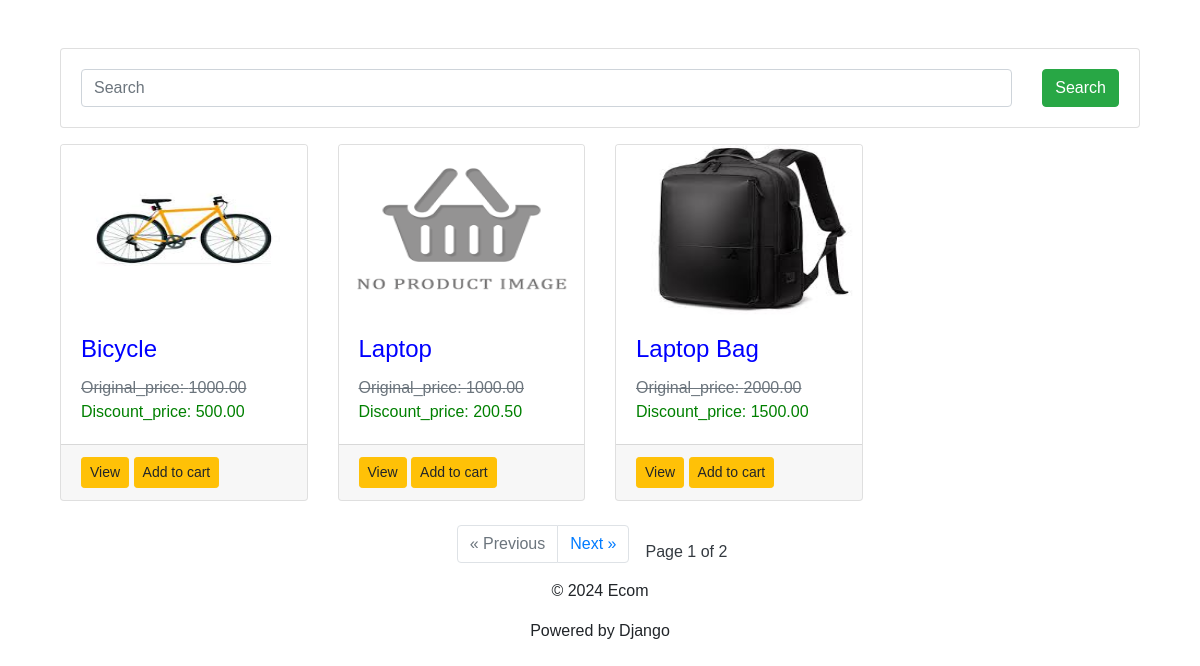
Page /shop/ on the earlier database version.
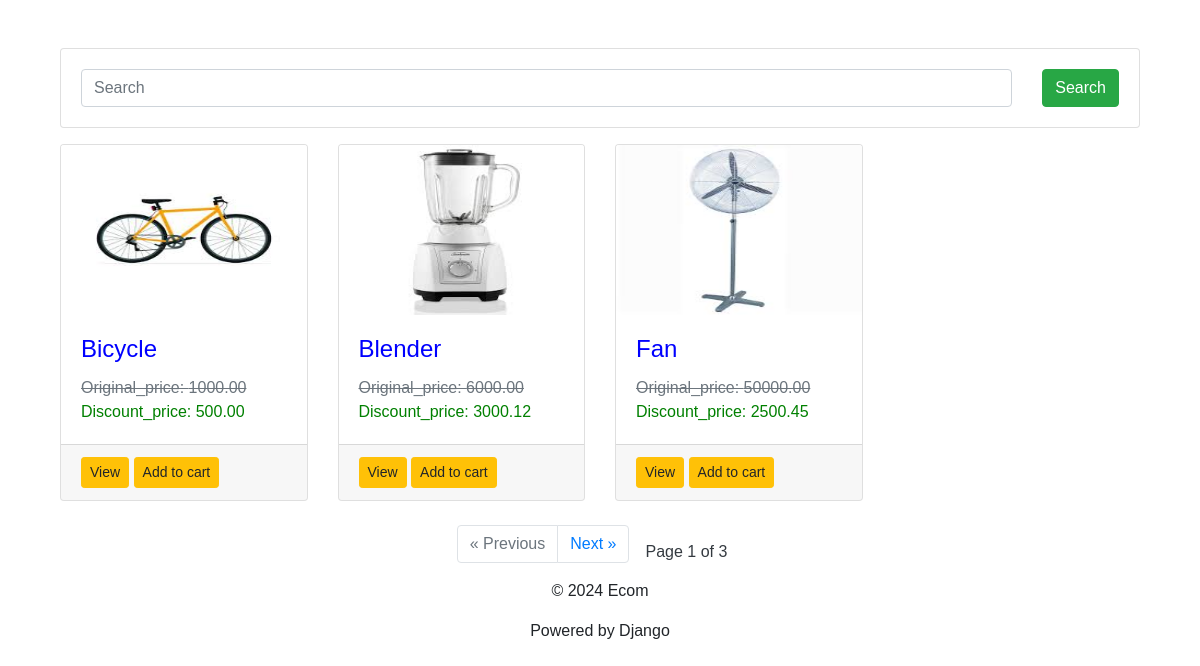
Same page on the later database version.
### shop/models.py (models this page shows, shortened)
class Product(models.Model):
    title = models.CharField(max_length=255)
    price = models.DecimalField(max_digits=10, decimal_places=2)
    discount_price = models.DecimalField(
        max_digits=10, decimal_places=2, blank=True, null=True
    )
    category = models.CharField(max_length=255)
    description = models.TextField()
    image_url = models.ImageField(
        upload_to="product_images/", default="product_images/default.png"
    )
    class Meta:
        verbose_name_plural = "Products"
        verbose_name = "Product"
        ordering = ["title"]

### shop/views.py (the view, shortened to what this page needs)
# urls.py: path("", views.index, name="home"),
def index(request):
    products = Product.objects.all()
    q = request.GET.get("q")
    pagiantor = Paginator(products, 3)
    page = request.GET.get("page")
    products = pagiantor.get_page(page)
    context = {
    "products": products,
    "q": q
}
    return render(request, "shop/index.html", context)

### shop/templates/shop/index.html
{% extends 'base.html' %} {% block content %}
<div class="container mt-5">
  <div class="row mb-3">
    <div class="col-md-12">
      <div class="card card-sm">
        <div class="card-body row no-gutters align-items-center">
          <div class="col">
            <form class="row" method="GET" action="#">
              <div class="col">
                <input
                  type="search"
                  name="q"
                  class="form-control form-control-borderless"
                  placeholder="Search"
                />
              </div>
              <div class="col-auto">
                <button class="btn btn-success" type="submit">Search</button>
              </div>
            </form>
          </div>
        </div>
      </div>
    </div>
  </div>
  <div class="row">
    {% for product in products %}
    <div class="col-md-3">
      <div class="card mb-4">
        <img
          src="{{ product.image_url.url }}"
          alt="{{ product.title }}"
          class="card-img-top img-fluid"
          style="width: 250px; height: 170px; object-fit: fill"
        />
        <div class="card-body">
          <h4 class="card-title">{{ product.title }}</h4>
          {% if product.discount_price %}
          <p class="card-text">
            <span class="text-muted"
              ><del>Original_price: {{ product.price }}</del></span
            >
            <strong>Discount_price: {{ product.discount_price }}</strong>
          </p>
          {% else %}
          <p class="card-text"><strong>{{ product.price }}</strong></p>
          {% endif %}
        </div>
        <div class="card-footer">
          <a
            href="{% url 'product_detail' product.id %}"
            class="btn btn-warning btn-sm"
            >View</a
          >
          <a href="#" class="btn btn-warning btn-sm">Add to cart</a>
        </div>
      </div>
    </div>
    {% endfor %}
  </div>
  {% include 'paginator.html' %}
</div>
{% endblock %}

### shop/templates/base.html (shortened to what this page needs)
<!DOCTYPE html>
{% load static %}
<html lang="en">
  <head>
    <link
      rel="stylesheet"
      href="https://cdn.jsdelivr.net/npm/bootstrap@4.0.0/dist/css/bootstrap.min.css"
    />
    <link rel="stylesheet" href="{% static 'css/style.css' %}" />
  </head>
  <body>
    <div class="container">{% block content %}{% endblock %}</div>
    <footer class="text-center">
      <p>&copy; 2024 Ecom</p>
      <p>Powered by Django</p>
    </footer>
  </body>
</html>

### shop/templates/paginator.html
<div
  class="container text-center text-dark d-flex justify-content-center align-items-center"
>
  <nav aria-label="Page navigation">
    <ul class="pagination">
      {% if products.has_previous %}
      <li class="page-item">
        <a
          class="page-link"
          href="?page={{ products.previous_page_number }}{% if q %}&q={{ q }}{% endif %}"
          aria-label="Previous"
        >
          <span aria-hidden="true">&laquo; Previous</span>
        </a>
      </li>
      {% else %}
      <li class="page-item disabled">
        <span class="page-link">&laquo; Previous</span>
      </li>
      {% endif %} {% if products.has_next %}
      <li class="page-item">
        <a
          class="page-link"
          href="?page={{ products.next_page_number }}{% if q %}&q={{ q }}{% endif %}"
          aria-label="Next"
        >
          <span aria-hidden="true">Next &raquo;</span>
        </a>
      </li>
      {% else %}
      <li class="page-item disabled">
        <span class="page-link">Next &raquo;</span>
      </li>
      {% endif %}
    </ul>
  </nav>
  <span class="mx-3"
    >Page {{ products.number }} of {{ products.paginator.num_pages }}</span
  >
</div>

### shop/static/css/style.css (style rules this page uses)
body { margin: 0; padding: 0; font-family: "Poppins", sans-serif; }
.card-text { color: var(--card-text-color); font-weight: var(--card-text-font-weight); }
.card-title { color: var(--card-title-color); font-weight: var(--card-title-font-weight); }

### shop/static/css/variable.css (style rules this page uses)
:root { --card-text-color: green; --card-text-font-weight: 300; --card-title-color: blue; --card-title-font-weight: 300; }

Differences in the rows shown:
no longer on this page (row unchanged): Product: image_url (placeholder picture), title "Laptop", price "1000.00", discount_price "200.50"
no longer on this page (row unchanged): Product: image_url (picture), title "Laptop Bag", price "2000.00", discount_price "1500.00"
added Product: image_url (picture), title "Blender", price "6000.00", discount_price "3000.12"
added Product: image_url (picture), title "Fan", price "50000.00", discount_price "2500.45"
Other differences:
{{ products.paginator.num_pages }}: "2" → "3"
